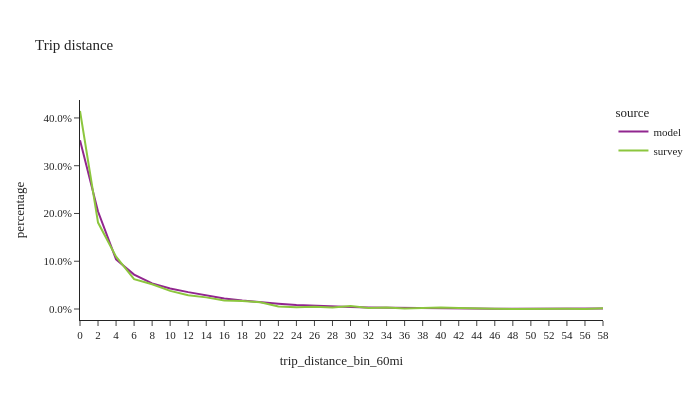

Notebook code for this chart:
### Code cell
df_plot = trip_data.loc[trip_data['trip_distance_bin_60mi'].notna()].groupby(['source','trip_distance_bin_60mi'])['trip_weight'].sum().reset_index()
df_plot['percentage'] = df_plot.groupby(['source'], group_keys=False)['trip_weight']. \
    apply(lambda x: x / float(x.sum()))

fig2 = px.line(df_plot, x='trip_distance_bin_60mi', y="percentage", color="source", title="Trip distance")
fig2.for_each_annotation(lambda a: a.update(text = a.text.split("=")[-1]))
fig2.update_layout(height=400, width=700, font=dict(size=11), yaxis=dict(tickformat=".1%"))
fig2.show()

### Figure 1 — Plotly figure (JSON) as saved in the notebook; plotly's stock layout.template omitted (floating-point values rounded to 4 significant figures)
{"data": [{"hovertemplate": "source=model<br>trip_distance_bin_60mi=%{x}<br>percentage=%{y}<extra></extra>", "legendgroup": "model", "line": {"color": "#91268F", "dash": "solid"}, "marker": {"symbol": "circle"}, "mode": "lines", "name": "model", "orientation": "v", "showlegend": true, "type": "scatter", "x": ["0", "2", "4", "6", "8", "10", "12", "14", "16", "18", "20", "22", "24", "26", "28", "30", "32", "34", "36", "38", "40", "42", "44", "46", "48", "50", "52", "54", "56", "58"], "xaxis": "x", "y": [0.3535, 0.2041, 0.1038, 0.072, 0.05354, 0.04313, 0.03537, 0.02853, 0.02192, 0.01776, 0.01413, 0.01126, 0.008561, 0.006615, 0.005159, 0.004008, 0.003096, 0.002541, 0.002069, 0.00175, 0.001475, 0.001159, 0.0009119, 0.0007278, 0.000579, 0.0004017, 0.0003274, 0.0002357, 0.0001723, 0.001156], "yaxis": "y"}, {"hovertemplate": "source=survey<br>trip_distance_bin_60mi=%{x}<br>percentage=%{y}<extra></extra>", "legendgroup": "survey", "line": {"color": "#8CC63E", "dash": "solid"}, "marker": {"symbol": "circle"}, "mode": "lines", "name": "survey", "orientation": "v", "showlegend": true, "type": "scatter", "x": ["0", "2", "4", "6", "8", "10", "12", "14", "16", "18", "20", "22", "24", "26", "28", "30", "32", "34", "36", "38", "40", "42", "44", "46", "48", "50", "52", "54", "56", "58"], "xaxis": "x", "y": [0.4145, 0.1809, 0.1095, 0.06253, 0.05171, 0.03798, 0.02896, 0.02433, 0.01784, 0.01685, 0.01401, 0.005176, 0.003817, 0.004538, 0.002983, 0.006307, 0.002138, 0.003233, 0.001266, 0.002273, 0.003123, 0.002087, 0.0006745, 0.0003431, 9.869e-05, 0.000504, 0.000119, 0.000427, 1.496e-05, 0.001726], "yaxis": "y"}], "layout": {"font": {"size": 11}, "height": 400, "legend": {"title": {"text": "source"}, "tracegroupgap": 0}, "title": {"text": "Trip distance"}, "width": 700, "xaxis": {"anchor": "y", "domain": [0.0, 1.0], "title": {"text": "trip_distance_bin_60mi"}}, "yaxis": {"anchor": "x", "domain": [0.0, 1.0], "tickformat": ".1%", "title": {"text": "percentage"}}}}
